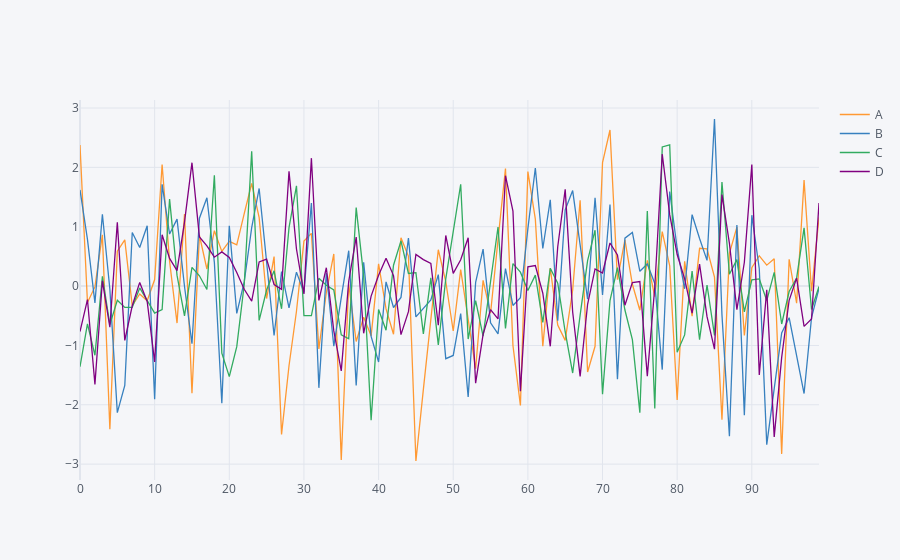

The cell this chart's notebook holds for it:
### Code cell
df.iplot() #plotly interactive image
